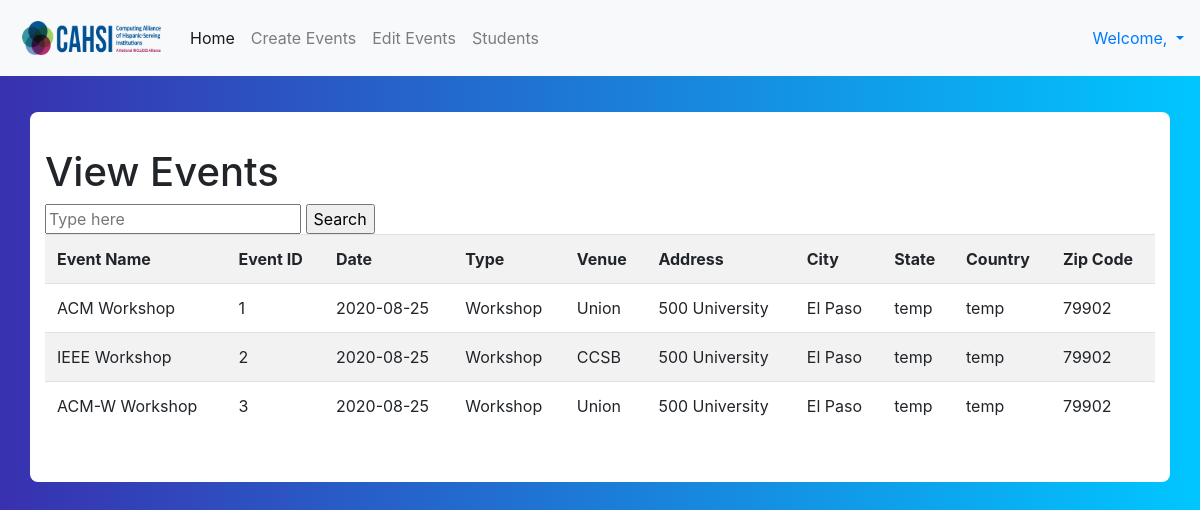
Page /admin_view_event.php on the committed database.
### tables this page shows
CREATE TABLE Event_Located (
LocationID  int NOT NULL,
INDEX(LocationID),
EventID int NOT NULL,
INDEX(EventID),
EventVenue CHAR(100),
EventRoom CHAR(100),
PRIMARY KEY (LocationID,EventID),
FOREIGN KEY (LocationID) REFERENCES Location (LocationID) ON UPDATE CASCADE ON DELETE CASCADE,
FOREIGN KEY (EventID) REFERENCES Events (EventID) ON UPDATE CASCADE ON DELETE CASCADE
);

CREATE TABLE Events (
EventID int NOT NULL auto_increment,
INDEX(EventID),
Times TIME NOT NULL,
Dates date NOT NULL,
Name CHAR(255) NOT NULL,
Type CHAR(255),
Companies_attending BLOB,
Companies_sponsoring BLOB,
PRIMARY KEY (EventID)

);

CREATE TABLE Location(
LocationID int NOT NULL auto_increment,
INDEX(LocationID),
ZipCode int(5) NOT Null,
Country CHAR(50) NOT NULL,
State CHAR(50) NOT NULL,
City CHAR(50) NOT NULL,
Address CHAR(255) NOT NULL,
PRIMARY KEY (LocationID)

);

### admin_view_event.php (the view, shortened to what this page needs)
<?php
require_once('config.php');
?>
<!DOCTYPE HTML>
<head>
    <link rel="stylesheet" href="css/styles.css">
    <link rel="stylesheet" href="https://stackpath.bootstrapcdn.com/bootstrap/4.4.1/css/bootstrap.min.css">
</head>
<body>
<nav class="navbar navbar-expand-lg navbar-light bg-light">
    <a class="navbar-brand" href="#">
        <img src="images/cahsilogo.png" width="150" height="50">
    </a>
    <div class="collapse navbar-collapse" id="navbarNavAltMarkup">
        <div class="navbar-nav">
            <a class="nav-item nav-link active" href="admin_view_event.php">Home <span class="sr-only">(current)</span></a>
            <a class="nav-item nav-link" href="admin_create_event.php">Create Events</a>
            <a class="nav-item nav-link" href="admin_edit_event.php">Edit Events</a>
            <a class="nav-item nav-link" href="admin_student_table.php">Students</a>
        </div>
    </div>
    <div class="pull-right">
        <ul class="nav pull-right">
            <li class="dropdown"><a href="#" class="dropdown-toggle" data-toggle="dropdown">Welcome, <?php
                    ?><b class="caret"></b></a>
            </li>
        </ul>
    </div>
</nav>
<div class="container emp-profile">
    <form method="post">
<h1>View Events</h1>
<form action="admin_view_event.php" method="POST">
    <input id="search" type="text" placeholder="Type here">
    <input id="submit" href = "admin_view_event.php" type="Submit" value="Search">
</form>
<table id="events" class="table table-striped">
    <tr>
        <th scope="col">Event Name</th>
        <th scope="col">Event ID</th>
        <th scope="col">Date</th>
        <th scope="col">Type</th>
        <th scope="col">Venue</th>
        <th scope="col">Address</th>
        <th scope="col">City</th>
        <th scope="col">State</th>
        <th scope="col">Country</th>
        <th scope="col">Zip Code</th>
    </tr>
    <?php
    if (isset($_POST['Submit'])){
        $search = isset($_POST['Submit']);
        $query = "select * from events e join event_located el on e.EventID=el.EventID join location l on el.LocationID=l.LocationID where e.EventID = '.$search';";
    }else{
        $query = "select * from events e join event_located el on e.EventID=el.EventID join location l on el.LocationID=l.LocationID;";
    }
    $connection = mysqli_connect($host,$username, $password, $db);
    $result = mysqli_query($connection, $query);
    if(mysqli_num_rows($result) > 0){
        while ($row = mysqli_fetch_assoc($result)){
            $event_name = $row["Name"];
            $eventId = $row["EventID"];
            $date = $row["Dates"];
            $type = $row["Type"];
            $address = $row["Address"];
            $city = $row["City"];
            $venue = $row["EventVenue"];
            $zipCode = $row["ZipCode"];
            echo '<tr>
                    <td>'.$event_name.'</td>
                    <td>'.$eventId.'</td>
                    <td>'.$date.'</td>
                    <td>'.$type.'</td>
                    <td>'.$venue.'</td>
                    <td>'.$address.'</td>
                    <td>'.$city.'</td>
                    <td>temp</td>
                    <td>temp</td>
                    <td>'.$zipCode.'</td>
                  </tr>';
        }
    }
    else {
        echo '<tr> <td colspan=10>Data not available</td>';
    }
    ?>
</table>
</form>
</div>
</body>
</html>

### css/styles.css (style rules this page uses)
body { background: -webkit-linear-gradient(left, #3931af, #00c6ff); }
.emp-profile { padding: 3%; margin-top: 3%; margin-bottom: 3%; border-radius: 0.5rem; background: #fff; }

### rows in the picture
event_located: EventID.Name "ACM Workshop", EventID "1", EventID.Dates "2020-08-25", EventID.Type "Workshop", EventVenue "Union", LocationID.Address "500 University", LocationID.City "El Paso", LocationID.ZipCode "79902"
event_located: EventID.Name "IEEE Workshop", EventID "2", EventID.Dates "2020-08-25", EventID.Type "Workshop", EventVenue "CCSB", LocationID.Address "500 University", LocationID.City "El Paso", LocationID.ZipCode "79902"
event_located: EventID.Name "ACM-W Workshop", EventID "3", EventID.Dates "2020-08-25", EventID.Type "Workshop", EventVenue "Union", LocationID.Address "500 University", LocationID.City "El Paso", LocationID.ZipCode "79902"
